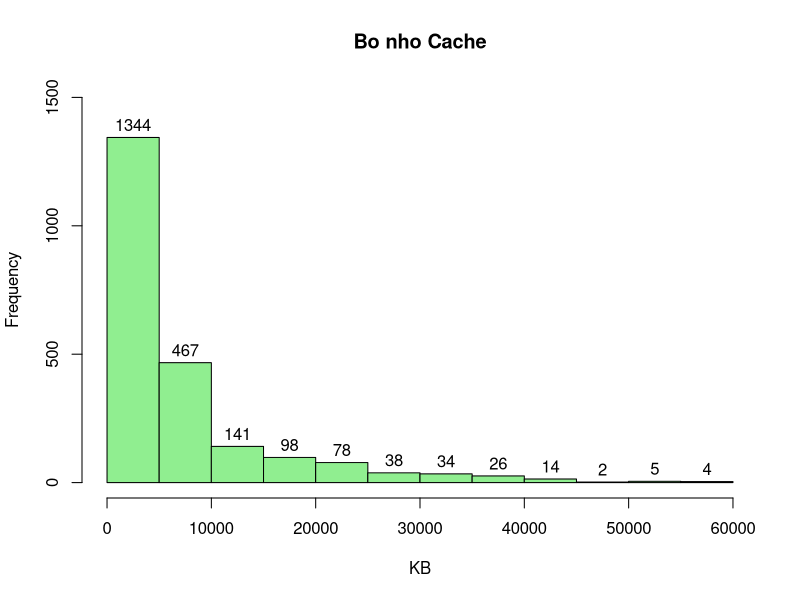
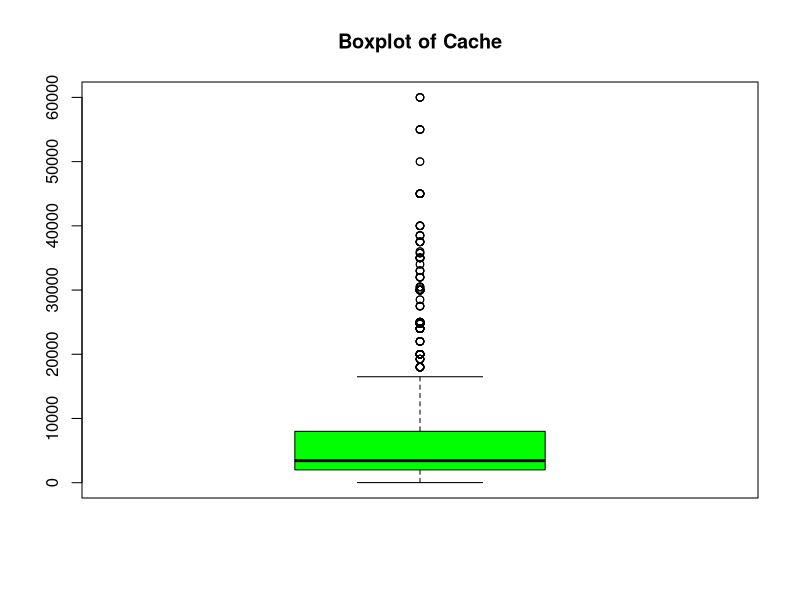
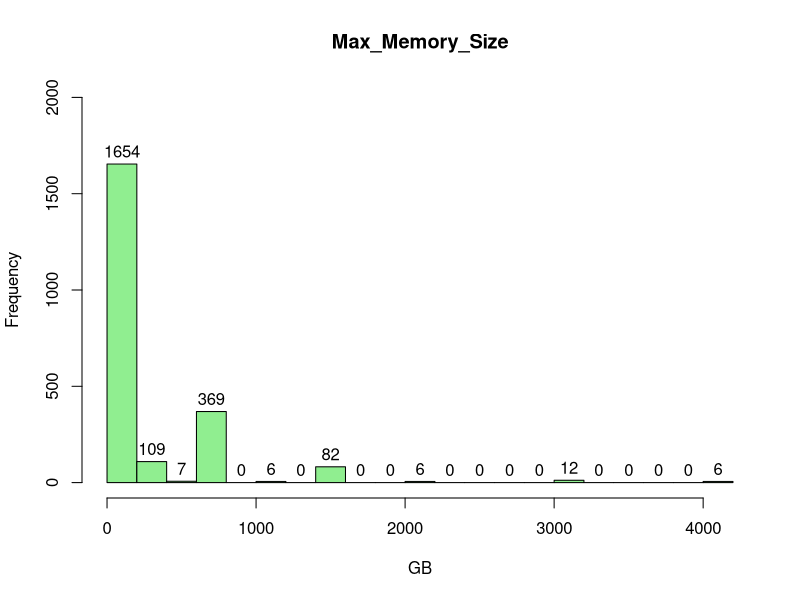
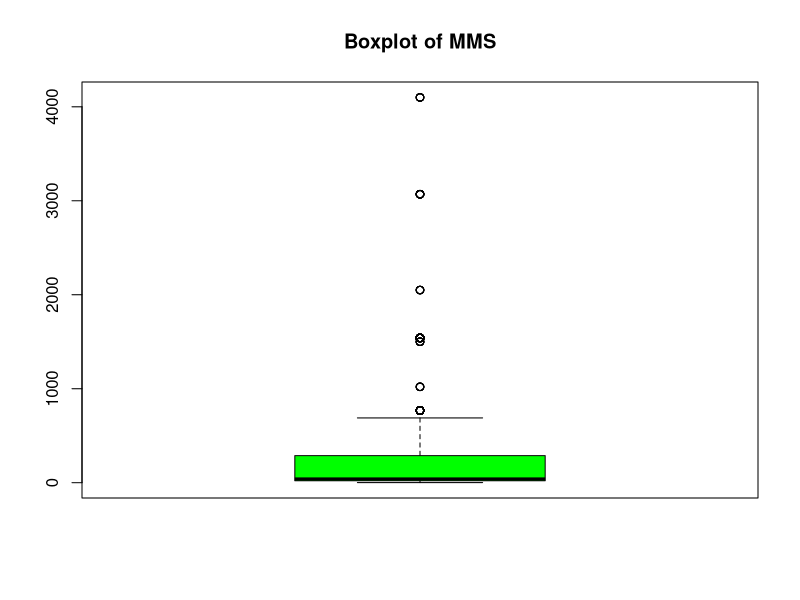

Write the R code that produced these figures, in order. (Note: this script raises an error after producing the figures.)
# INSTALL PACKAGE
# install.packages("tidyr")
# install.packages("dplyr")
# install.packages("stringr")

# ---------------------------
# Includes
library(tidyr)
library(stringr)
library(dplyr)

# ---------------------------
# User Function
# ---------------------------
### CLEAN FUNCTIONS ###
# Brief: Remove "empty" rows from the table
# Arguments: data - table data; column_names - working column
# e.g: new_data <- CleanData_rm(new_data, Product_Collection)
CleanData_rm <- function(data, column_name) {
  data %>% filter( # Loc tat ca cac dong thoa man dieu kien
    # {{ vec }} acts as a placeholder
    # for any column name as arg
    !is.na({{ column_name }}) &
      {{ column_name }} != "N/A" &
      {{ column_name }} != ""
  )
}
# Brief: Fill the missing values by same Sample_Vector name
# Arguments: data - table data; column_names - working column;
#             sample_column_name - column to fill based on same value
# e.g: new_data <- CleanData_f_name(new_data, Cache, Product_Collection)
CleanData_f_name <- function(data, column_name, sample_column_name) {
  data %>%
    # groups the data frame by the sample column.
    group_by({{ sample_column_name }}) %>%
    mutate({{ column_name }} := ifelse(
      {{ column_name }} %in% c(NA, "N/A", ""),
      # Replace NA values with the first non-NA value from
      # the sample column.
      first({{ column_name }}[
        !is.na({{ column_name }}) &
          {{ column_name }} != "N/A" &
          {{ column_name }} != ""
      ]),
      # else just keep its value
      {{ column_name }}
    ))
}
# Brief: Fill the missing values by average values
# Arguments: data - table data; column_name - working column
# e.g: new_data <- CleanData_f_avr(new_data, Product_Collection)
CleanData_f_avr <- function(data, column_name) {
  data %>%
    mutate({{ column_name }} := ifelse(
      {{ column_name }} %in% c(NA, "N/A", ""),
      # na.rm: Skip the NA value in column_name
      {{ column_name }} %>%
        get_num() %>%
        mean(na.rm = TRUE),
      # else do nothing
      {{ column_name }}
    ))
}
# Brief: Fill the missing values by average of Sample_Vector name
# Arguments: data - table data; column_names - working column;
#             sample_column_name - column to fill based on same value
# e.g: new_data <- CleanData_f_name_avr(new_data, Cache, Product_Collection)
CleanData_f_name_avr <- function(data, column_name, sample_column_name) {
  data %>%
    # groups the data frame by the sample column.
    group_by({{ sample_column_name }}) %>%
    mutate({{ column_name }} := ifelse(
      {{ column_name }} %in% c(NA, "N/A", ""),
      # Replace NA values with the first non-NA value from
      # the sample column.
      {{ column_name }} %>%
        get_num() %>%
        mean(na.rm = TRUE),
      # else just keep its value
      {{ column_name }}
    ))
}
#-----------------
# Brief: Fill the missing values by the most repeated value
#         of Sample_Vector name
# Arguments: data - table data; column_names - working column;
#             sample_column_name - column to fill based on same value
# e.g: new_data <- CleanData_f_name_mod(new_data, Cache, Product_Collection)
CleanData_f_name_mod <- function(data, column_name, sample_column_name) {
  data %>%
    # groups the data frame by the sample column.
    group_by({{ sample_column_name }}) %>%
    mutate({{ column_name }} := ifelse(
      {{ column_name }} %in% c(NA, "N/A", ""),
      Mod({{ column_name}}),
      {{ column_name }}
    ))
}
#-----------------
### OUTLIER ###
# Define: an outlier if it is 1.5 times the interquartile range greater than the
# third quartile (Q3) or 1.5 times the interquartile range less than the first
# quartile (Q1).
# Brief: Find the outlier of the data
# Arguments: data - data table
#             column_name - access data column name
# e.g: outlier_cache <- outlier_finder(new_data, new_data$Cache)
outlier_finder <- function(data, column_name) {
  q1 <- quantile(column_name, 0.25, na.rm = TRUE)
  q3 <- quantile(column_name, 0.75, na.rm = TRUE)
  iqr <- q3 - q1
  outliers <- data %>%
    subset(
      column_name < (q1 - 1.5 * iqr) |
        column_name > (q3 + 1.5 * iqr)
    )
  return(outliers)
}

### CONVERT FUNCTIONS ###
# Brief: Convert data into number
# Arguments: x - data to convert
# e.g: new_data$col_to_convert <- sapply(new_data$col_to_convert, get_num)
get_num <- function(x) {
  x %>%
    str_extract("[\\d]*[.]?[\\d]+") %>% # Get the first number
    as.numeric(na.rm = TRUE) # covert into number
}
#-----------------
# Brief: Convert data into same unit (Mega)
# Arguments: x - data to convert
# e.g: new_data$col_to_convert <- sapply(new_data$col_to_convert, unit_to_M )
unit_to_M <- function(x) {
  # Check if the input is numeric (why do you use this function)
  if (is.numeric(x)) {
    return(x)
  }
  num <- get_num(x)
  # Determine the conversion factor based on the unit
  unit <- x %>%
    gsub("[0-9. ]", "", .) %>% # remove all number digits
    substr(1, 1) %>% # get the first letter
    toupper() # uppercase the unit
  fac <- switch(unit,
                K = 1 / 1000, # kHz to MHz
                M = 1, # MHz to MHz
                G = 1000, # GHz to MHz
                T = 1000000, # THz to MHz
                1 # Default: MHz
  )
  return(num * fac)
}
SizeMemory <- function(x) {
  if (is.numeric(x)) {
    return(x)
  } else if (grepl("K", x)) {
    y <- 0.000001
  } else if (grepl("M", x)) {
    y <- 0.001
  } else if (grepl("G", x)) {
    y <- 1
  } else if (grepl("T", x)) {
    y <- 1000
  } else {
    y <- 1
  }
  return(y * get_num(x))
}
CacheMapper <- function(x) {
  if (is.numeric(x)) {
    return(x)
  } else if (grepl("K", x)) {
    y <- 1
  } else if (grepl("M", x)) {
    y <- 1000
  } else if (grepl("G", x)) {
    y <- 1000000
  } else if (grepl("T", x)) {
    y <- 1000000000
  } else {
    y <- 1
  }
  return(y * get_num(x))
}
#-----------------
### PLOT ###
# Brief: Create histogram for a given column
# Arguments:  - column_name: working column
#             - name: Name of the column
#             - xlabel: unit of working column
#             - max: maximum value of y axis
# e.g: hist_plot("Bo nho Cache", new_data$Cache, MB, 512)
hist_plot <- function(name, column_name, xlabel, max) {
  hist(column_name,
       main = name,
       xlab = xlabel,
       ylab = "Frequency",
       ylim = c(0, max),
       labels = TRUE,
       breaks = 15,
       col = "lightgreen"
  )
}

#################################
#       Data Pre-processing
#################################
# ---------------------------
# Read data
data <- read.csv("Data//Intel_CPUs.csv")
# ---------------------------
# Extract data
new_data <- data[, c(
  "Product_Collection",
  "Vertical_Segment",
  "Bus_Speed",
  "Cache",
  "Graphics_Video_Max_Memory",
  "Max_Memory_Bandwidth",
  "Max_nb_of_Memory_Channels",
  "Max_Memory_Size",
  "nb_of_Cores",
  "Processor_Base_Frequency",
  "Recommended_Customer_Price",
  "TDP",
  "DirectX_Support",
  "PCI_Express_Revision"
)]
str(new_data)
# ---------------------------
### PROCESSING MISSING DATA ###
# Count missing data on new data label
missing_data <- new_data %>%
  sapply(
    function(x) {
      sum(
        x %>% is.na() | x %>% sapply(is.null) |
          x %>% sapply(function(x) (x == "" | x == "N/A"))
      )
    }
  ) %>%
  print()
# Count missing data frequency
missing_data_frequency <- missing_data %>%
  `/`(nrow(new_data)) %>%
  print()
# ---------------------------


### Paste code in here
# TO-DO:
## 1. Kiem tra dinh dang bien
## 2. Kiem tra du lieu bi khuyet, xu ly no (xoa/ die`n vao)
## 3. Xu ly bien ngoai lai
## 4. Tao them bien dinh tinh tu bien dinh luong





# ---------------------------
### Max_nb_of_Memory_Channels ###
# UNIT: None
new_data <- new_data %>%
  mutate(
    Max_nb_of_Memory_Channels = sapply(Max_nb_of_Memory_Channels, get_num)
  ) # Convert into number
# ---------------------------
### Bus_Speed ###
# UNIT: MHz
# Transfer per second to MHz
# TESTING: new_data <- CleanData_rm(new_data, Bus_Speed)
tmp <- separate(new_data,
                col = Bus_Speed,
                into = c("Bus_Speed", "Speed_Unit", "Bus_Type"),
                sep = " ",
                fill = "right"
)

new_data$Bus_Speed <- ifelse(tmp$Speed_Unit == "MHz",
                             as.numeric(tmp$Bus_Speed),
                             as.numeric(tmp$Bus_Speed) * 100
                             # Maybe change when I know wtf is tranfer type and how can convert exactly
)
rm(tmp)
# ---------------------------
### Max Memory Bandwidth ###
# UNIT: GB/s
# TESTING: new_data <- CleanData_rm(new_data, Max_Memory_Bandwidth)
new_data <- new_data %>%
  mutate(
    Max_Memory_Bandwidth = sapply(Max_Memory_Bandwidth, get_num)
  )
# ---------------------------
### Cache ###
# UNIT: KB
# Transfer per second to KB
new_data$Cache <- sapply(new_data$Cache, CacheMapper)
new_data <- CleanData_f_name_avr(new_data, Cache, Vertical_Segment)
new_data <- CleanData_rm(new_data, Cache)
# ---------------------------
### Max_Memory_Size ###
# UNIT: GB
# Transfer per second to GB
new_data$Max_Memory_Size <- sapply(new_data$Max_Memory_Size, SizeMemory)
new_data <- CleanData_f_name_avr(new_data, Max_Memory_Size, Vertical_Segment)
new_data <- CleanData_rm(new_data, Max_Memory_Size)
# ---------------------------
### TDP ###
# UNIT: W
new_data$TDP <- sapply(new_data$TDP, get_num)
new_data <- CleanData_f_name_avr(new_data, TDP, Product_Collection)
new_data <- CleanData_rm(new_data, TDP)
# ---------------------------
### Processor_Base_Frequency ###
# UNIT: GHz
new_data$Processor_Base_Frequency <- sapply(new_data$Processor_Base_Frequency, SizeMemory)
new_data$Processor_Base_Frequency <- round(new_data$Processor_Base_Frequency, digits = 2)
# ---------------------------
### PCI_Express_Revision ###
# UNIT: None
new_data <- new_data %>%
  mutate(
    PCI_Express_Revision = sapply(PCI_Express_Revision, get_num)
  ) # Convert into number
# ---------------------------
### DirectX_Support ###
# UNIT: None
new_data <- new_data %>%
  mutate(
    DirectX_Support = sapply(DirectX_Support, get_num)
  ) # Convert into number
# ---------------------------
#Loc gia tri khong phu hop o cot PCI_Express_Revision va DirectX_Support#
check_PCI_Express_Revision<-function(x){
  x<-get_num(x)
  return(pmin(pmax(x, 1.0), 6.0))
}#Loc cot PCI_Express_Revision
check_DirectX_Support<-function(x){
  x<-get_num(x)
  return(pmin(pmax(x, 1.0), 12.2))
}#Loc cot DirectX_Support
new_data <- new_data %>%
  mutate(
    PCI_Express_Revision = sapply(PCI_Express_Revision, check_PCI_Express_Revision),
    PCI_Express_Revision = replace_na(as.character(PCI_Express_Revision), " "),
    DirectX_Support = sapply(DirectX_Support, check_DirectX_Support), 
    DirectX_Support = replace_na(as.character(DirectX_Support), " ")
    )#Loc va xoa cac gia tri khong phu hop
# ---------------------------
### nb_of_Cores ###
# Do_nothing
#################################
#       Descriptive statistics
#################################
# ---------------------------
### Summary statistics ###
#  !Add more specific
summary_stats <- new_data[, c(
  "Bus_Speed",
  "Max_Memory_Bandwidth"
)]
# !Note that not every vectors has to be summarized
# Calculate the average of each sample
mean <- apply(summary_stats, 2, mean)

# Calculate standard derive (correction)
sd <- apply(summary_stats, 2, sd)

# Calculate quartile scores
q1 <- apply(summary_stats, 2, quantile, probs = 0.25, na.rm = TRUE)
med <- apply(summary_stats, 2, median)
q3 <- apply(summary_stats, 2, quantile, probs = 0.75, na.rm = TRUE)

# Calculate min value
min <- apply(summary_stats, 2, min)

# Calculate max value
max <- apply(summary_stats, 2, max)

# Restore the features in tabular form
summary_stats <- data.frame(mean, sd, q1, med, q3, min, max)
# ---------------------------
### Cache statistics ###
hist_plot("Bo nho Cache", new_data$Cache, "KB", 1500)
boxplot(new_data$Cache, main = "Boxplot of Cache", col="green")
### Max_Memory_Size statistics ###
hist_plot("Max_Memory_Size", new_data$Max_Memory_Size, "GB", 2000)
boxplot(new_data$Max_Memory_Size, main = "Boxplot of MMS", col="green")
hist_plot("?", new_data$Recommended_Customer_Price, "x", 2000)
